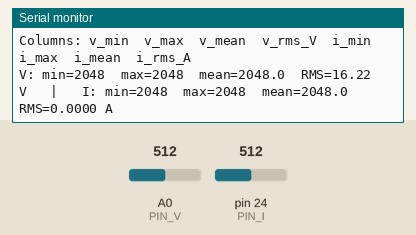
Simulated run of this program. Board: Teensy 4. On the bench: the last lines printed to the serial monitor. The test bench sets the inputs (shaded band); at power-on: A0 (PIN_V) = 512, pin 24 (PIN_I) = 512 (analog values on the 0–1023 scale).

Above: at 2.2 s.
2.3 s: A0 (PIN_V) set to 999
At 3.1 s:
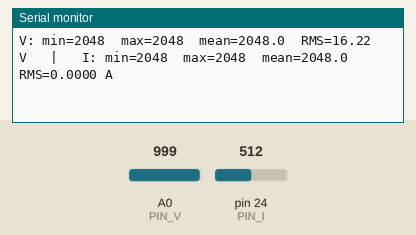
3.8 s: A0 (PIN_V) set to 1022
At 5.4 s:
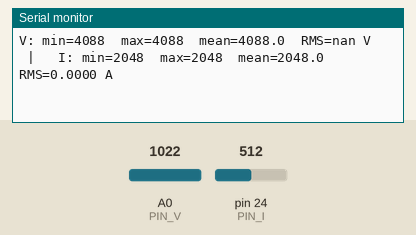

The program:

main.cpp
```cpp
#include <Arduino.h>

// ADC pins
static constexpr uint8_t PIN_V = A0;   // Voltage channel (pin 14)
static constexpr uint8_t PIN_I = A10;  // Current channel (pin 24)

// Calibration (matches dsp.h)
static constexpr float ADC_REF       = 3.3f;
static constexpr float ADC_MAX       = 4095.0f;
static constexpr float V_MIDPOINT    = 1985.0f;
static constexpr float V_SCALE       = 0.25745f;  // V_mains per ADC count
static constexpr float I_MIDPOINT    = 2048.0f;
static constexpr float I_SCALE       = 0.030518f; // Amps per ADC count

static constexpr int   N_SAMPLES     = 500;        // one 50 Hz frame at 5 kHz
static constexpr int   SAMPLE_US     = 200;        // 5 kHz

void setup() {
    Serial.begin(115200);
    analogReadResolution(12);
    analogReadAveraging(4);
    delay(1000);
    Serial.println("=== ADC Probe (A0=Voltage  A10=Current) ===");
    Serial.println("Columns: v_min  v_max  v_mean  v_rms_V  i_min  i_max  i_mean  i_rms_A");
}

void loop() {
    int32_t v_sum = 0, i_sum = 0;
    int32_t v_sq  = 0, i_sq  = 0;
    int16_t v_min = 4095, v_max = 0;
    int16_t i_min = 4095, i_max = 0;

    // Collect N_SAMPLES at 5 kHz
    for (int k = 0; k < N_SAMPLES; k++) {
        uint32_t t0 = micros();

        int16_t v = (int16_t)analogRead(PIN_V);
        int16_t i = (int16_t)analogRead(PIN_I);

        v_sum += v;  i_sum += i;

        int32_t dv = v - (int32_t)V_MIDPOINT;
        int32_t di = i - (int32_t)I_MIDPOINT;
        v_sq += dv * dv;
        i_sq += di * di;

        if (v < v_min) v_min = v;
        if (v > v_max) v_max = v;
        if (i < i_min) i_min = i;
        if (i > i_max) i_max = i;

        // Busy-wait to hit 5 kHz
        while ((micros() - t0) < SAMPLE_US) {}
    }

    float v_mean_cts = (float)v_sum / N_SAMPLES;
    float i_mean_cts = (float)i_sum / N_SAMPLES;

    // RMS of AC component (after midpoint removal)
    float v_rms_cts = sqrtf((float)v_sq / N_SAMPLES);
    float i_rms_cts = sqrtf((float)i_sq / N_SAMPLES);

    float v_rms_V = v_rms_cts * V_SCALE;
    float i_rms_A = i_rms_cts * I_SCALE;

    // Print raw counts + physical values
    Serial.print("V: min="); Serial.print(v_min);
    Serial.print("  max="); Serial.print(v_max);
    Serial.print("  mean="); Serial.print(v_mean_cts, 1);
    Serial.print("  RMS="); Serial.print(v_rms_V, 2); Serial.print(" V");

    Serial.print("   |   I: min="); Serial.print(i_min);
    Serial.print("  max="); Serial.print(i_max);
    Serial.print("  mean="); Serial.print(i_mean_cts, 1);
    Serial.print("  RMS="); Serial.print(i_rms_A, 4); Serial.print(" A");

    Serial.println();
    delay(1000);
}
```

Measured:
- the behaviour switches between 1014 and 1015 on A0 (PIN_V) (found by bisection; images 1 and 2)
- after the input at 3.8 s, the serial monitor: prints a new line after 0.68 s (image 2)
